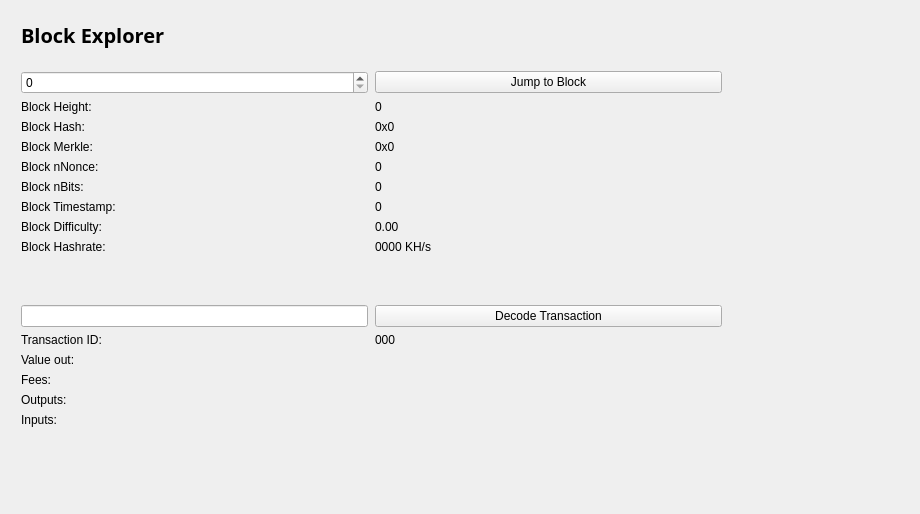
<?xml version="1.0" encoding="UTF-8"?>
<ui version="4.0">
 <class>BlockBrowser</class>
 <widget class="QWidget" name="BlockBrowser">
  <property name="windowModality">
   <enum>Qt::NonModal</enum>
  </property>
  <property name="enabled">
   <bool>true</bool>
  </property>
  <property name="geometry">
   <rect>
    <x>0</x>
    <y>0</y>
    <width>920</width>
    <height>514</height>
   </rect>
  </property>
  <property name="sizePolicy">
   <sizepolicy hsizetype="Preferred" vsizetype="Preferred">
    <horstretch>0</horstretch>
    <verstretch>0</verstretch>
   </sizepolicy>
  </property>
  <property name="minimumSize">
   <size>
    <width>0</width>
    <height>0</height>
   </size>
  </property>
  <property name="acceptDrops">
   <bool>false</bool>
  </property>
  <property name="windowTitle">
   <string>Form</string>
  </property>
  <layout class="QGridLayout">
   <property name="sizeConstraint">
    <enum>QLayout::SetMaximumSize</enum>
   </property>
   <property name="leftMargin">
    <number>21</number>
   </property>
   <property name="topMargin">
    <number>21</number>
   </property>
   <property name="rightMargin">
    <number>10</number>
   </property>
   <item row="1" column="0">
    <widget class="QWidget" name="widget" native="true">
     <widget class="QWidget" name="layoutWidget">
      <property name="geometry">
       <rect>
        <x>0</x>
        <y>0</y>
        <width>699</width>
        <height>27</height>
       </rect>
      </property>
      <layout class="QHBoxLayout" name="horizontalLayout_4">
       <property name="spacing">
        <number>7</number>
       </property>
       <item>
        <widget class="QLabel" name="label_5">
         <property name="font">
          <font>
           <family>Open Sans,sans-serif</family>
          </font>
         </property>
         <property name="text">
          <string>&lt;html&gt;&lt;head/&gt;&lt;body&gt;&lt;p&gt;&lt;span style=&quot; font-size:20px; font-weight:600; color:#000000;&quot;&gt;Block Explorer &lt;/span&gt;&lt;/p&gt;&lt;/body&gt;&lt;/html&gt;</string>
         </property>
        </widget>
       </item>
       <item>
        <spacer name="horizontalSpacer_2">
         <property name="orientation">
          <enum>Qt::Horizontal</enum>
         </property>
         <property name="sizeHint" stdset="0">
          <size>
           <width>40</width>
           <height>20</height>
          </size>
         </property>
        </spacer>
       </item>
      </layout>
     </widget>
     <widget class="QWidget" name="layoutWidget_2">
      <property name="geometry">
       <rect>
        <x>0</x>
        <y>50</y>
        <width>701</width>
        <height>400</height>
       </rect>
      </property>
      <layout class="QGridLayout" name="gridLayout_3" rowstretch="0,0,0,0,0,0,0,0,0,0,0,0,0,0,0,0,0,0,0" columnstretch="0,0">
       <property name="sizeConstraint">
        <enum>QLayout::SetDefaultConstraint</enum>
       </property>
       <property name="horizontalSpacing">
        <number>7</number>
       </property>
       <item row="18" column="0">
        <spacer name="verticalSpacer">
         <property name="orientation">
          <enum>Qt::Vertical</enum>
         </property>
         <property name="sizeHint" stdset="0">
          <size>
           <width>20</width>
           <height>40</height>
          </size>
         </property>
        </spacer>
       </item>
       <item row="12" column="1">
        <widget class="QPushButton" name="txButton">
         <property name="text">
          <string>Decode Transaction</string>
         </property>
        </widget>
       </item>
       <item row="17" column="0">
        <widget class="QLabel" name="inputLabel">
         <property name="text">
          <string>Inputs:</string>
         </property>
         <property name="alignment">
          <set>Qt::AlignLeading|Qt::AlignLeft|Qt::AlignTop</set>
         </property>
        </widget>
       </item>
       <item row="10" column="1">
        <widget class="QLabel" name="pawBox">
         <property name="text">
          <string>0000 KH/s</string>
         </property>
        </widget>
       </item>
       <item row="14" column="0">
        <widget class="QLabel" name="valueLabel">
         <property name="text">
          <string>Value out:</string>
         </property>
        </widget>
       </item>
       <item row="13" column="0">
        <widget class="QLabel" name="txLabel">
         <property name="text">
          <string>Transaction ID:</string>
         </property>
        </widget>
       </item>
       <item row="9" column="1">
        <widget class="QLabel" name="hardBox">
         <property name="text">
          <string>0.00</string>
         </property>
        </widget>
       </item>
       <item row="13" column="1">
        <widget class="QLabel" name="txID">
         <property name="text">
          <string>000</string>
         </property>
        </widget>
       </item>
       <item row="17" column="1">
        <widget class="QLabel" name="inputBox">
         <property name="text">
          <string/>
         </property>
         <property name="alignment">
          <set>Qt::AlignLeading|Qt::AlignLeft|Qt::AlignTop</set>
         </property>
        </widget>
       </item>
       <item row="14" column="1">
        <widget class="QLabel" name="valueBox">
         <property name="text">
          <string/>
         </property>
        </widget>
       </item>
       <item row="9" column="0">
        <widget class="QLabel" name="hardLabel">
         <property name="text">
          <string>Block Difficulty:</string>
         </property>
        </widget>
       </item>
       <item row="1" column="0">
        <widget class="QSpinBox" name="heightBox">
         <property name="sizePolicy">
          <sizepolicy hsizetype="Preferred" vsizetype="Fixed">
           <horstretch>0</horstretch>
           <verstretch>0</verstretch>
          </sizepolicy>
         </property>
         <property name="maximum">
          <number>99999999</number>
         </property>
        </widget>
       </item>
       <item row="3" column="0">
        <widget class="QLabel" name="heightLabel_2">
         <property name="text">
          <string>Block Height:</string>
         </property>
        </widget>
       </item>
       <item row="8" column="1">
        <widget class="QLabel" name="timeBox">
         <property name="text">
          <string>0</string>
         </property>
        </widget>
       </item>
       <item row="1" column="1">
        <widget class="QPushButton" name="blockButton">
         <property name="text">
          <string>Jump to Block</string>
         </property>
        </widget>
       </item>
       <item row="5" column="0">
        <widget class="QLabel" name="merkleLabel">
         <property name="text">
          <string>Block Merkle:</string>
         </property>
        </widget>
       </item>
       <item row="4" column="0">
        <widget class="QLabel" name="hashLabel">
         <property name="text">
          <string>Block Hash:</string>
         </property>
        </widget>
       </item>
       <item row="15" column="1">
        <widget class="QLabel" name="feesBox">
         <property name="text">
          <string/>
         </property>
        </widget>
       </item>
       <item row="10" column="0">
        <widget class="QLabel" name="pawLabel">
         <property name="text">
          <string>Block Hashrate:</string>
         </property>
        </widget>
       </item>
       <item row="3" column="1">
        <widget class="QLabel" name="heightLabel">
         <property name="text">
          <string>0</string>
         </property>
        </widget>
       </item>
       <item row="15" column="0">
        <widget class="QLabel" name="feesLabel">
         <property name="text">
          <string>Fees:</string>
         </property>
        </widget>
       </item>
       <item row="7" column="0">
        <widget class="QLabel" name="bitsLabel">
         <property name="text">
          <string>Block nBits:</string>
         </property>
        </widget>
       </item>
       <item row="7" column="1">
        <widget class="QLabel" name="bitsBox">
         <property name="text">
          <string>0</string>
         </property>
        </widget>
       </item>
       <item row="5" column="1">
        <widget class="QLabel" name="merkleBox">
         <property name="minimumSize">
          <size>
           <width>187</width>
           <height>0</height>
          </size>
         </property>
         <property name="text">
          <string>0x0</string>
         </property>
        </widget>
       </item>
       <item row="16" column="0">
        <widget class="QLabel" name="outputLabel">
         <property name="text">
          <string>Outputs:</string>
         </property>
         <property name="alignment">
          <set>Qt::AlignLeading|Qt::AlignLeft|Qt::AlignTop</set>
         </property>
        </widget>
       </item>
       <item row="16" column="1">
        <widget class="QLabel" name="outputBox">
         <property name="text">
          <string/>
         </property>
         <property name="alignment">
          <set>Qt::AlignLeading|Qt::AlignLeft|Qt::AlignTop</set>
         </property>
        </widget>
       </item>
       <item row="6" column="0">
        <widget class="QLabel" name="nonceLabel">
         <property name="text">
          <string>Block nNonce:</string>
         </property>
        </widget>
       </item>
       <item row="6" column="1">
        <widget class="QLabel" name="nonceBox">
         <property name="text">
          <string>0</string>
         </property>
        </widget>
       </item>
       <item row="8" column="0">
        <widget class="QLabel" name="timeLabel">
         <property name="text">
          <string>Block Timestamp:</string>
         </property>
        </widget>
       </item>
       <item row="4" column="1">
        <widget class="QLabel" name="hashBox">
         <property name="enabled">
          <bool>true</bool>
         </property>
         <property name="sizePolicy">
          <sizepolicy hsizetype="Preferred" vsizetype="Preferred">
           <horstretch>0</horstretch>
           <verstretch>0</verstretch>
          </sizepolicy>
         </property>
         <property name="minimumSize">
          <size>
           <width>0</width>
           <height>0</height>
          </size>
         </property>
         <property name="text">
          <string>0x0</string>
         </property>
        </widget>
       </item>
       <item row="12" column="0">
        <widget class="QLineEdit" name="txBox">
         <property name="sizePolicy">
          <sizepolicy hsizetype="Preferred" vsizetype="Fixed">
           <horstretch>0</horstretch>
           <verstretch>0</verstretch>
          </sizepolicy>
         </property>
         <property name="inputMask">
          <string comment="Transaction id" extracomment="Transaction id"/>
         </property>
         <property name="placeholderText">
          <string comment="Transaction ID" extracomment="Transaction ID"/>
         </property>
        </widget>
       </item>
       <item row="11" column="0">
        <spacer name="verticalSpacer_2">
         <property name="orientation">
          <enum>Qt::Vertical</enum>
         </property>
         <property name="sizeHint" stdset="0">
          <size>
           <width>20</width>
           <height>40</height>
          </size>
         </property>
        </spacer>
       </item>
      </layout>
     </widget>
    </widget>
   </item>
  </layout>
 </widget>
 <resources/>
 <connections/>
</ui>
